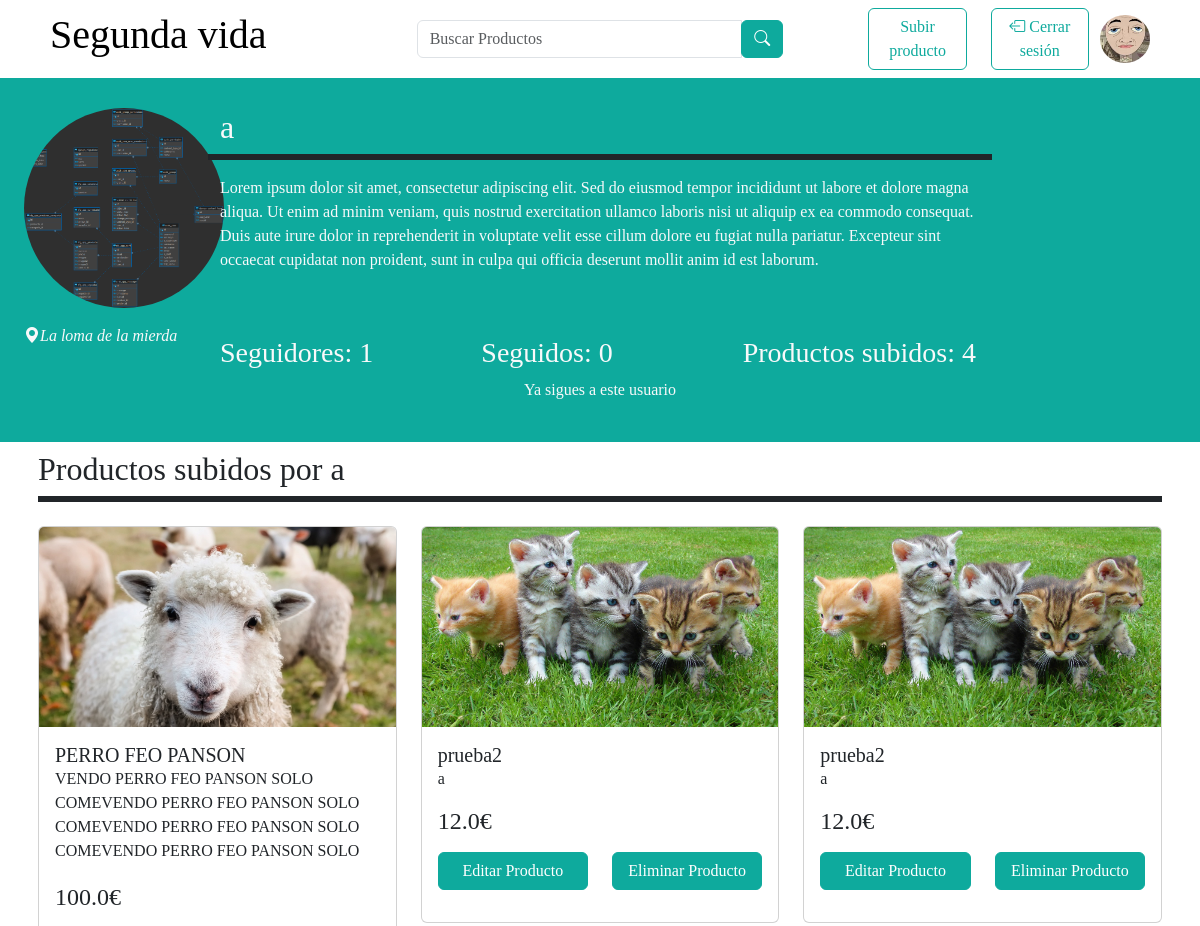
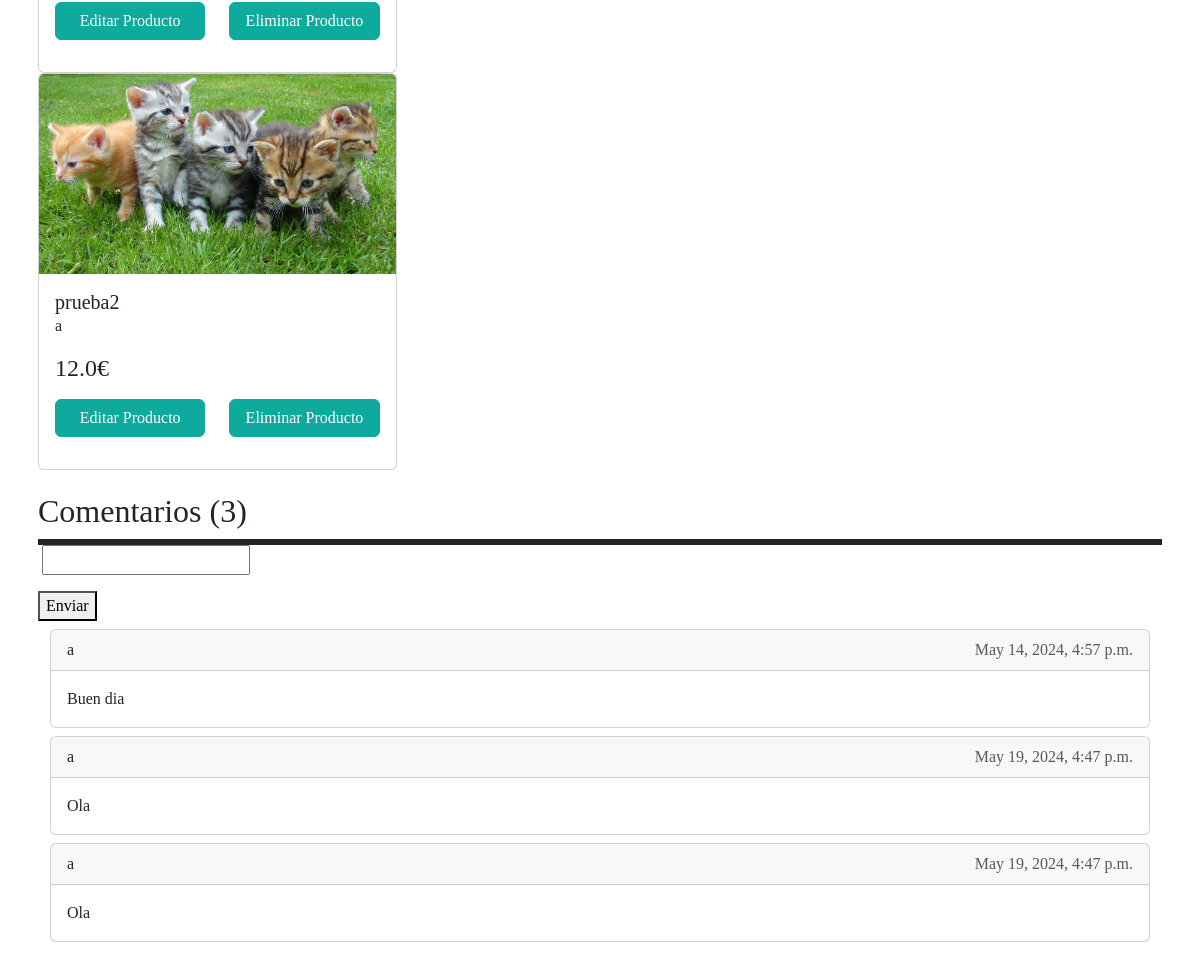
/perfil/1 (signed in), run on an earlier commit of the app's database (2 pictures, top to bottom).
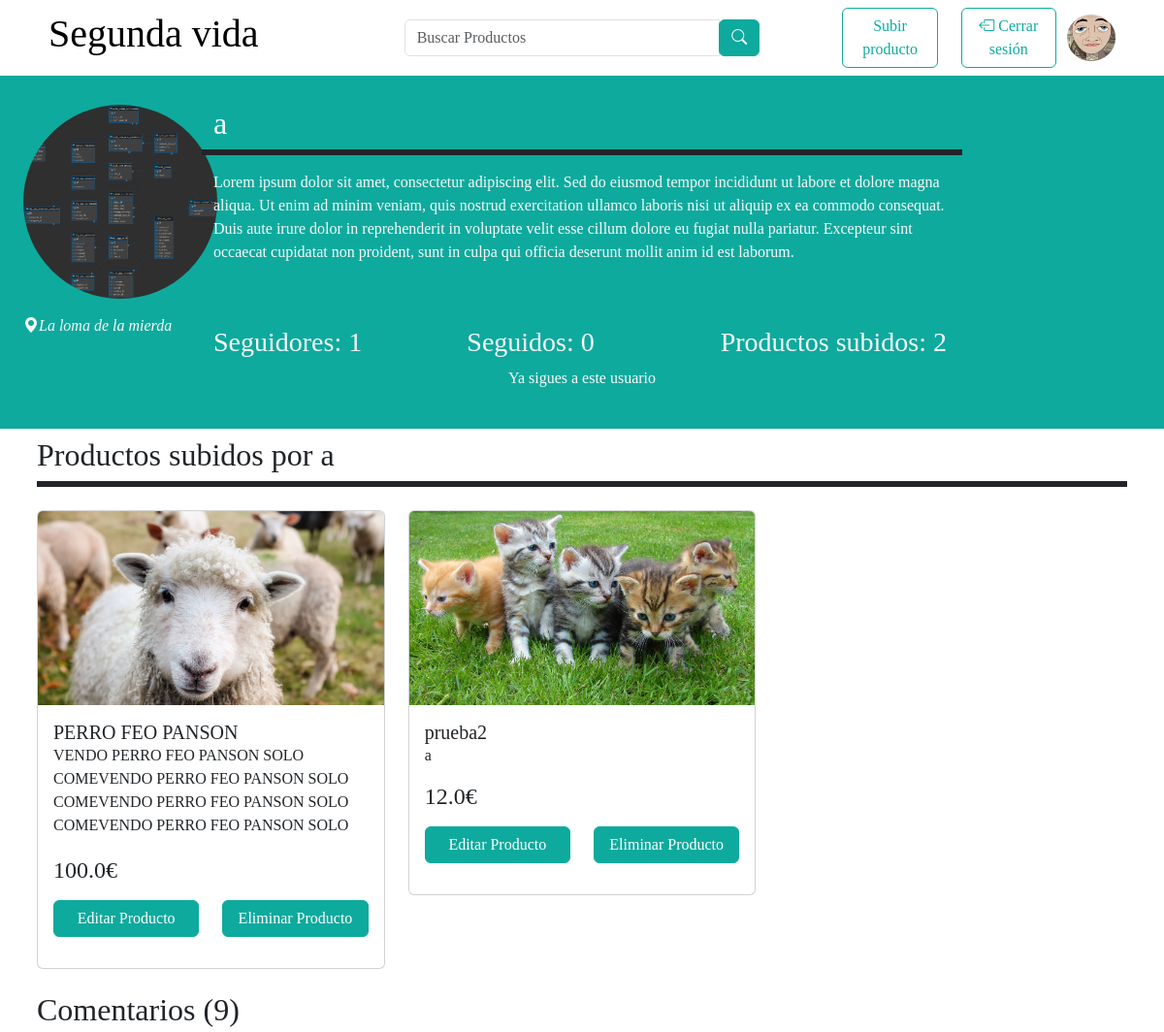
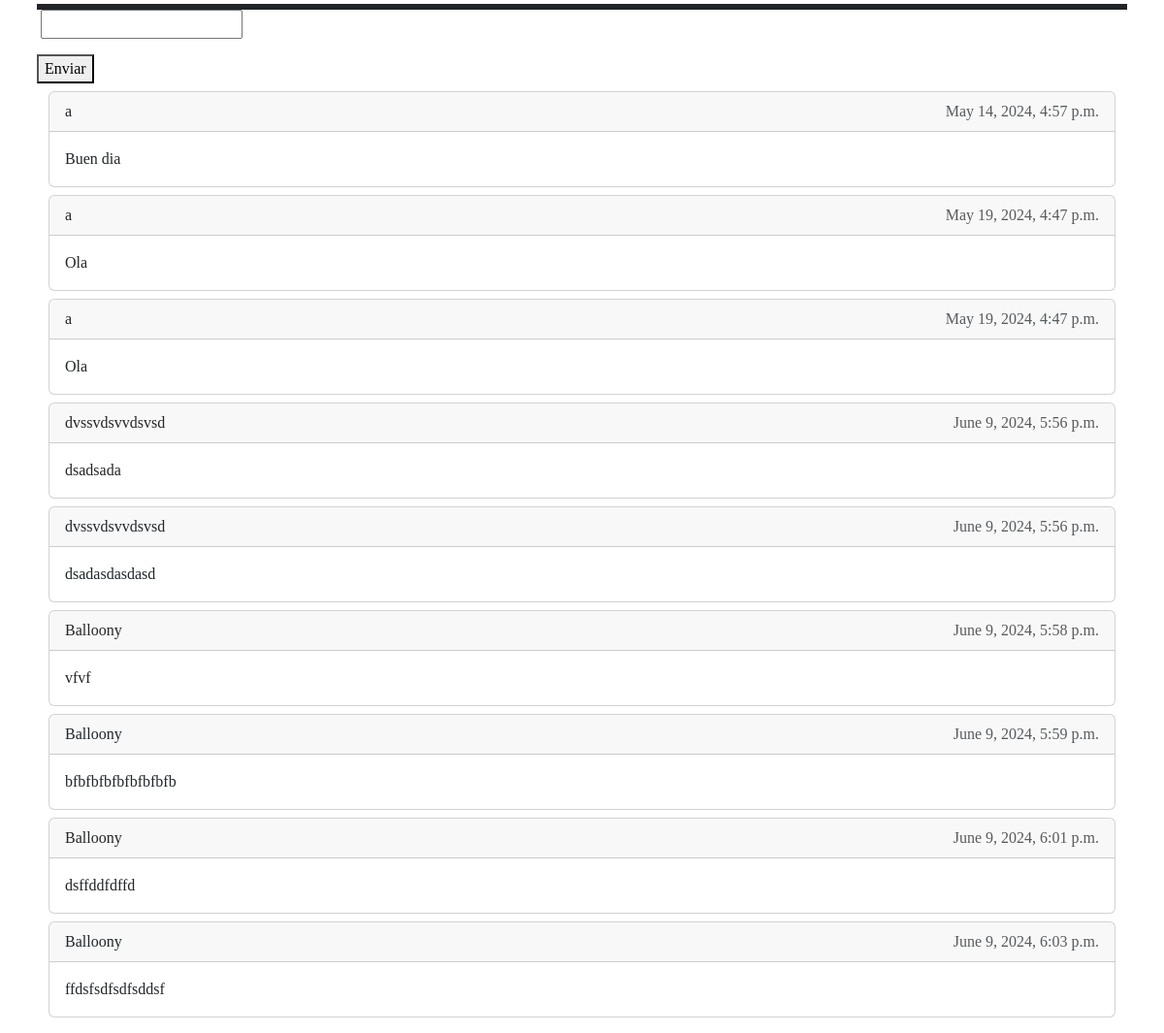
And on a later commit of the database (2 pictures, top to bottom).
### tfg_app/models.py (models this page shows, shortened)
class Perfil(models.Model):
    user = models.OneToOneField(User, on_delete=models.CASCADE)
    username = models.CharField(max_length=200)
    fecha_nacimiento = models.DateField(blank =True, null=True)
    biografía = models.TextField(blank = True, null = True)
    localizacion = models.CharField(blank = True, null = True, max_length=1000)
    foto = models.ImageField(upload_to="perfil", default='perfil/blankprofile.webp')
    create_datetime = models.DateTimeField(auto_now_add= True)
    customer_id = models.CharField(blank=True,null=True,max_length = 100)
    def seguidores(self):
        return self.seguidor.all().count()
    def seguidos(self):
        return self.seguido.all().count()
    def productos_asociados(self):
        return self.productos.all()
    def __str__(self) -> str:
        return self.username

class Producto(models.Model):
    id = models.IntegerField(primary_key=True)
    nombre = models.CharField(max_length = 100, null = True)
    descripcion = models.TextField(max_length=500)
    precio = models.FloatField()
    imagen = models.ImageField(upload_to="productos/", blank=True)
    imagen2 = models.ImageField(upload_to="productos/", blank=True)
    imagen3 = models.ImageField(upload_to="productos/" ,blank=True)
    user_id = models.ForeignKey(Perfil,related_name='productos', on_delete=models.CASCADE)
    categorias = models.ForeignKey(Categoria, on_delete=models.CASCADE)
    create_datetime = models.DateTimeField(auto_now_add = True)
    product_id = models.CharField(blank=True,null=True,max_length = 100)
    price_id = models.CharField(blank=True,null=True,max_length = 100)

class Comentario(models.Model):
    texto = models.TextField(blank=True,null=True)
    emisor = models.ForeignKey(Perfil, on_delete=models.CASCADE, related_name = 'emisor')
    receptor = models.ForeignKey(Perfil, on_delete=models.CASCADE,  related_name = 'receptor')
    create_datetime = models.DateTimeField(auto_now_add = True)

### tfg_app/views.py (the view)
# urls.py: path('perfil/<pk>', PerfilDetailView.as_view(), name='perfil'),
class PerfilDetailView(DetailView):
    model= Perfil
    template_name = 'perfil.html'
    def get(self, request, *args, **kwargs):
        if self.request.user.is_authenticated:
            print(self.kwargs)
            context = self.get_context_data()
            print(context)
            return self.render_to_response(context)
        else:
            return super().get(request, *args, **kwargs)
    def get_context_data(self, **kwargs):
        contexto = {}
        contexto['perfil'] = Perfil.objects.get(user_id = self.request.user.id)
        contexto['perfil2'] = Perfil.objects.get(user_id = self.kwargs['pk'])
        contexto['form'] = CommentForm()
        contexto['comentarios'] = Comentario.objects.filter(receptor = contexto['perfil2'] )
        contexto['sigue'] = Seguidor.objects.filter(seguidor= Perfil.objects.get(user =self.request.user.pk),seguido=Perfil.objects.get(user = User.objects.get(id = self.kwargs['pk'])))
        return contexto

### tfg_app/forms.py
class CommentForm(forms.Form):
    comentario = forms.CharField()

### tfg_app/templates/perfil.html (shortened to what this page needs)
{% load static %}
<!doctype html>
<html lang="en">
    <head>
        <link
            href="https://cdn.jsdelivr.net/npm/bootstrap@5.3.2/dist/css/bootstrap.min.css"
            rel="stylesheet"
        />
        <link rel="stylesheet" href="https://cdn.jsdelivr.net/npm/bootstrap-icons@1.11.3/font/bootstrap-icons.min.css">
    </head>
    {% include 'base.html' %}
    {% include 'header.html' %}
    <body style="width: 100%;">
        <header class="bg-primary text-light">
            <div class="container-fluid p-4">
                <div class="row">
                    <div class="col-12 col-md-2 text-center text-md-start">
                        <a>
                            <img style="border-radius: 50%; max-width:200px" src="{{perfil2.foto.url}}" class="img-fluid" alt="Profile Picture">
                        </a>
                        <div class="mt-3">
                            <i class="bi bi-geo-alt-fill">{{perfil2.localizacion}}</i>
                        </div>
                    </div>
                    <div class="col-12 col-md-8">
                        <div class="row">
                            <h2>{{perfil2.username}}</h2>
                        </div>
                        <div class="row">
                            <p id="barrita" class="border border-3 border-dark w-100"></p>
                        </div>
                        <div class="row mb-5">
                            <p>{{perfil2.biografía}}</p>
                        </div>
                        <div class="row">
                            <div class="col-4">
                                <h3>Seguidores: {{perfil2.seguidos}}</h3>
                            </div>
                            <div class="col-4">
                                <h3>Seguidos: {{perfil2.seguidores}}</h3>
                            </div>
                            <div class="col-4">
                                <h3>Productos subidos: {{perfil2.productos_asociados.count}}</h3>
                            </div>
                        </div>
                        {% if perfil2.user != request.user %}
                            {% if sigue %}
                                <p class="text-center">Ya sigues a este usuario</p>
                            {% else %}
                                <button class="btn btn-light w-100 mt-3"><a href="{% url 'seguir' pk=perfil.pk %}" class="text-dark text-decoration-none">Seguir</a></button>
                            {% endif %}
                        {% else %}
                            <button class="btn btn-light w-100 mt-3"><a href="{% url 'perfil_update' pk=perfil.pk %}" class="text-dark text-decoration-none">Editar Perfil</a></button>
                        {% endif %}
                    </div>
                </div>
            </div>
        </header>
        <main>
            <div class="container p-2">
             <h2>Productos subidos por {{perfil2.username}}</h2>
             <div class="border border-3 border-dark"></div>
            <br>
            <div class="row">
                {% if perfil2.productos_asociados %}
                {% for productin in perfil2.productos_asociados %}
                <div class="col-md-4">
                    <div class="card">
                        <img src="{{ productin.imagen.url }}" class="card-img-top product-img" alt="{{ productin.nombre }}">
                        <div class="card-body">
                            <h5 class="card-title">{{ productin.nombre }}</h5>
                            <p class="card-text mb-3" style="max-height:100px; overflow: hidden; text-overflow:ellipsis">{{ productin.descripcion }}</p>
                            <h4 class="card-text mb-3">{{ productin.precio }}€</h4>
                            {% if perfil.user == request.user %}
                            <div class="row">
                                <div class="col mb-3">
                                    <a href="{% url 'product_update' pk=productin.pk %}" class="btn btn-primary">Editar Producto</a>
                                </div>
                                <div class="col">
                                    <a class="btn btn-primary" data-bs-toggle="modal" data-bs-target="#deleteModal{{ productin.pk }}">Eliminar Producto</a>
                                </div>
                            </div>
                            {% endif %}
                        </div>
                    </div>
                </div>
                {% endfor %}
        </div>
        {% else %}
        <h1>Este usuario no ha subido ningún producto o los ha vendido todos</h1>
        {% endif %}
        <h2>Comentarios ({{comentarios.count}})</h2>
        <div class="border border-3 border-dark"></div>
        {%  if perfil2.user != request.user %}
        <form method='POST' action="{% url 'comentar' pk=perfil2.pk %}" enctype="multipart/form-data">
            <div class="mb-3">
                {{form.comentario}}
            </div>
            <button type="submit">Enviar</button>
        </form>
        {% endif %}
        <div class="container ">
        {% if comentarios%}
        {% for comentario in comentarios %}
        <div class="card mt-2 mb-2">
            <div class="card-header">
                <div class="d-flex justify-content-between">
                    <span class="font-weight-bold">{{comentario.emisor}}</span>
                    <span class="text-muted">{{comentario.create_datetime}}</span>
                </div>
            </div>
            <div class="card-body">
                <p class="card-text">{{comentario.texto}}</p>
            </div>
        </div>
            {% endfor %}
        {% else %}
        <h1>A este usuario no le han dejado ningún comentario. Sé tu el primero!</h1>
        {% endif %}
        </div>
    </div>
        </main>
    </body>
</html>

### tfg_app/templates/base.html (shortened to what this page needs)
{% load static %}
<link
        href="https://cdn.jsdelivr.net/npm/bootstrap@5.3.2/dist/css/bootstrap.min.css"
        rel="stylesheet"
    />
    <link rel="stylesheet" href="https://cdn.jsdelivr.net/npm/bootstrap-icons@1.11.3/font/bootstrap-icons.min.css">
<link rel="stylesheet" href="https://code.jquery.com/ui/1.12.1/themes/base/jquery-ui.css">

### tfg_app/templates/header.html (shortened to what this page needs)
{% include 'base.html'%}
{% load static %}
<header>
    <div class="container">
        <div class="row p-2 d-flex justify-content-between align-items-center" style="--bs-gutter-x: 0">
            <div class="col-12 col-md-4 d-flex justify-content-between justify-content-md-start align-items-center mb-2 mb-md-0">
                <h1><a href="{% url 'index'%}" style="text-decoration: none; color: black">Segunda vida</a></h1>
            </div>
            <div class="col-12 col-md-4 mb-2 mb-md-0">
                <form action="{% url 'buscar_producto' %}" class="search mx-auto" style="width:100%;">
                    <div class="input-group">
                        <input type="text" class="form-control" placeholder="Buscar Productos" name="keyword">
                        <div class="input-group-append">
                            <button class="btn btn-primary" type="submit">
                                <i class="bi bi-search"></i>
                            </button>
                        </div>
                    </div>
                </form>
            </div>
            <div class="col-12 col-md-4 d-flex justify-content-center justify-content-md-end align-items-center">
                <div class="row w-100 d-flex justify-content-center justify-content-md-end align-items-center">
                    <div class="col-6 col-md-4 mb-2 mb-md-0">
                        <a href="{% url 'product_create' %}">
                            <button class="btn btn-outline-primary w-100">Subir producto</button>
                        </a>
                    </div>
                    <div class="col-6 col-md-4 mb-2 mb-md-0">
                        <a href="{% url 'logout' %}" style="color: rgb(0, 0, 0); text-decoration: none;">
                            <button class="btn btn-outline-primary w-100">
                                <i class="bi bi-box-arrow-left"></i> Cerrar sesión
                            </button>
                        </a>
                    </div>
                    <div class="d-none d-md-block col-md-2">
                        <a href="{% url 'perfil' pk=request.user.pk %}" style="float: right;">
                            <img style="border-radius: 100%;" src="{{perfil.foto.url}}" width="50px">
                        </a>
                    </div>
                </div>
            </div>
        </div>
    </div>
</header>
<div class="border border-3 border-primary"></div>

### tfg_app/templates/base.html (style rules this page uses)
body { margin: 0; padding: 0; font-family: 'Playfair Display', serif; text-decoration: none; }
.bg-primary, .btn-primary { background-color: #0eaa9d; border-color: #0eaa9d; }
.border-primary, .btn-outline-primary { color: #0eaa9d; border-color: #0eaa9d; }
.bg-primary, .btn-primary:hover { background-color: #0eaa9d !important; border-color: #0eaa9d; }
[class$="primary"] { background-color: #0eaa9d !important; border-color: #0eaa9d !important; color: #ffffff; }
.border-primary { background-color: #0eaa9d; }
.border-primary, .btn-outline-primary:hover { color: #ffffff; background-color: #0eaa9d; border-color: #0eaa9d; }
.product-img { height: 200px; object-fit: cover; }
.card-title, .card-text { margin-bottom: auto; }
.btn { margin-top: auto; width: 100%; }

What changed in the data, as far as the page shows it:
removed Producto: imagen (picture), nombre "prueba2", descripcion "a", precio "12.0"
removed Producto: imagen (picture), nombre "prueba2", descripcion "a", precio "12.0"
computed for Perfil "La loma de la mierda": productos_asociados.count "4" → "2"
added Comentario: emisor "dvssvdsvvdsvsd", create_datetime "June 9, 2024, 5:56 p.m.", texto "dsadsada"
added Comentario: emisor "dvssvdsvvdsvsd", create_datetime "June 9, 2024, 5:56 p.m.", texto "dsadasdasdasd"
added Comentario: emisor "Balloony", create_datetime "June 9, 2024, 5:58 p.m.", texto "vfvf"
added Comentario: emisor "Balloony", create_datetime "June 9, 2024, 5:59 p.m.", texto "bfbfbfbfbfbfbfbfb"
added Comentario: emisor "Balloony", create_datetime "June 9, 2024, 6:01 p.m.", texto "dsffddfdffd"
added Comentario: emisor "Balloony", create_datetime "June 9, 2024, 6:03 p.m.", texto "ffdsfsdfsdfsddsf"
Also different on the page:
{{ comentarios.count }}: "3" → "9"
